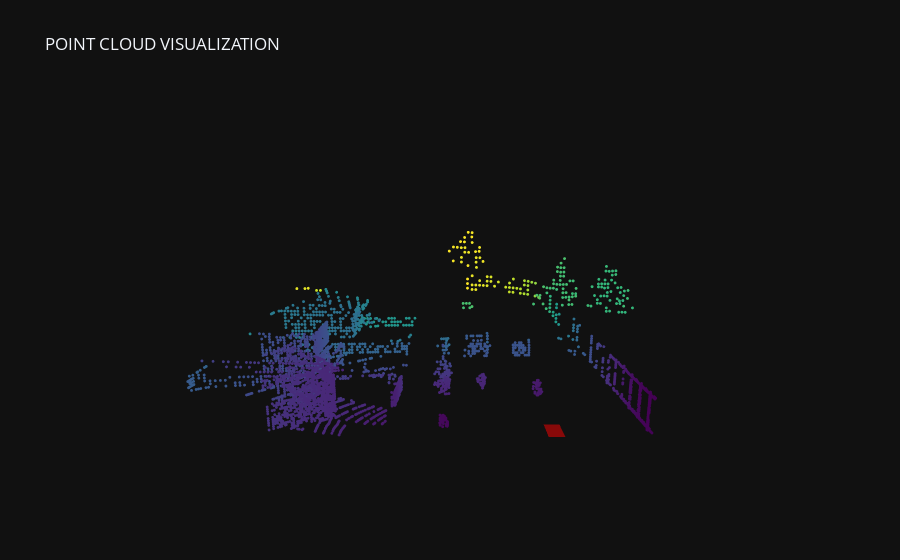

The notebook cell this image was saved under:
### Code cell
# Function plots point cloud data along with ground truth boxes to the scene
lidar_3d_plots = get_lidar3d_plots(temp, pc_kwargs=dict(colorscale='viridis', marker_size=1))
lidar_3d_plots.append(go.Mesh3d(x=temp_waypoints[:,0], y=temp_waypoints[:,1], z=temp_waypoints[:,2], 
                                opacity=0.5, color='red', hoverinfo='skip',showlegend=False))
layout = dict(template="plotly_dark", scene=PCD_SCENE, scene_camera = PCD_CAM_VIEW, title="POINT CLOUD VISUALIZATION")
fig = go.Figure(data=lidar_3d_plots, layout=layout)
fig.show()

### Figure 1 — Plotly figure (JSON) as saved in the notebook; plotly's stock layout.template omitted (floating-point values rounded to 4 significant figures; data arrays with more than 128 entries replaced by an {"elided": "..."} marker saying what was removed)
{"data": [{"hoverinfo": "skip", "marker": {"color": {"elided": "3593 float values"}, "colorscale": [[0, "#440154"], [0.1111, "#482878"], [0.2222, "#3e4989"], [0.3333, "#31688e"], [0.4444, "#26828e"], [0.5556, "#1f9e89"], [0.6667, "#35b779"], [0.7778, "#6ece58"], [0.8889, "#b5de2b"], [1, "#fde725"]], "opacity": 1, "size": 1}, "mode": "markers", "showlegend": false, "type": "scatter3d", "x": {"elided": "3593 float values"}, "y": {"elided": "3593 float values"}, "z": {"elided": "3593 float values"}}, {"color": "red", "hoverinfo": "skip", "opacity": 0.5, "showlegend": false, "type": "mesh3d", "x": [2.567e-10, 2.663e-10, 0.8108, 2.85, 2.567e-10, 2.663e-10, 0.8108, 2.85], "y": [-0.5, -0.5, -0.5, -0.5, 0.5, 0.5, 0.5, 0.5], "z": [-2.5, -2.5, -2.5, -2.5, -2.5, -2.5, -2.5, -2.5]}], "layout": {"scene": {"aspectmode": "manual", "aspectratio": {"x": 1, "y": 1, "z": 0.2}, "camera": {"eye": {"x": -1, "y": 0, "z": 0.2}, "up": {"x": 0, "y": 0, "z": 1}}, "xaxis": {"visible": false}, "yaxis": {"visible": false}, "zaxis": {"visible": false}}, "title": {"text": "POINT CLOUD VISUALIZATION"}}}
